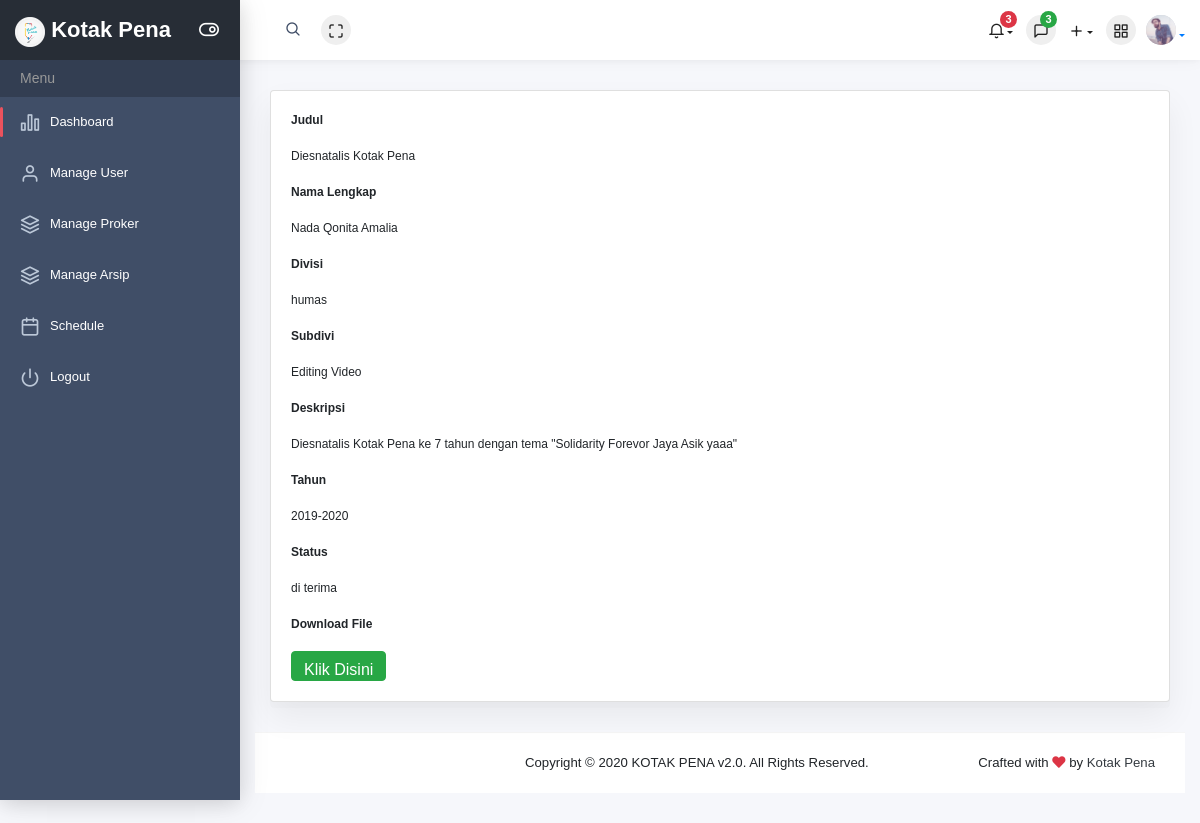
/detailproker.php?id=1 (signed in), run on the app's committed database.
### tables this page shows
CREATE TABLE `proker` (
  `proker_id` int(11) NOT NULL,
  `user_id` int(11) NOT NULL,
  `judul_proker` varchar(100) NOT NULL,
  `asal_divisi` varchar(100) DEFAULT NULL,
  `asal_subdivisi` varchar(100) DEFAULT NULL,
  `deskripsi` text NOT NULL,
  `tahun` varchar(15) DEFAULT NULL,
  `status` enum('di terima','tidak diterima','proses') DEFAULT NULL,
  `file` varchar(255) NOT NULL
);

CREATE TABLE `tbuser` (
  `user_id` int(11) NOT NULL,
  `nama_lengkap` varchar(100) NOT NULL,
  `jabatan` varchar(20) NOT NULL,
  `email` varchar(30) NOT NULL,
  `level` enum('superadmin','pengurus') NOT NULL,
  `password` varchar(15) NOT NULL,
  `username` varchar(10) NOT NULL,
  `no_hp` varchar(15) NOT NULL,
  `status` enum('aktif','tidak aktif') DEFAULT NULL,
  `periode_jabatan` varchar(15) DEFAULT NULL
);

### detailproker.php (the view, shortened to what this page needs)
<?php
    include('koneksi/koneksi.php');
    if (@$_SESSION['level']=='pengurus') {
        echo "<script>window.location='dashboard_pengurus.php'</script>";
    }
    else if (@$_SESSION['level']=='superadmin') {
        include('header.php');
?>
                <div class="main-content">
                    <div class="container-fluid">
                    <div class="card">
                        <div class="card-body">
                            <table width="100%">
                            <?php
                                $id = @$_GET['id'];
                                $get = mysqli_query($koneksi,"SELECT *,proker.status as statusprok FROM proker JOIN tbuser ON proker.user_id=tbuser.user_id where proker_id='$id'");
                                $ambil = mysqli_fetch_assoc($get);
                                ?>
                                <tr>
                                    <th>Judul</th>
                                </tr>
                                <tr>
                                <td>&nbsp;</td>
                                </tr>
                                <tr>
                                    <td><?php echo $ambil['judul_proker']; ?></td>
                                </tr>
                                <tr>
                                <td>&nbsp;</td>
                                </tr>
                                <tr>
                                    <th>Nama Lengkap</th>
                                </tr>
                                <tr>
                                <td>&nbsp;</td>
                                </tr>
                                <tr>
                                    <td><?php echo $ambil['nama_lengkap']; ?></td>
                                </tr>
                                <tr>
                                <td>&nbsp;</td>
                                </tr>
                                <tr>
                                    <th>Divisi</th>
                                </tr>
                                <tr>
                                <td>&nbsp;</td>
                                </tr>
                                <tr>
                                    <td><?php echo $ambil['asal_divisi']; ?></td>
                                </tr>
                                <tr>
                                <td>&nbsp;</td>
                                </tr>
                                <tr>
                                    <th>Subdivi</th>
                                </tr>
                                <tr>
                                <td>&nbsp;</td>
                                </tr>
                                <tr>
                                    <td><?php echo $ambil['asal_subdivisi']; ?></td>
                                </tr>
                                <tr>
                                <td>&nbsp;</td>
                                </tr>
                                <tr>
                                    <th>Deskripsi</th>
                                </tr>
                                <tr>
                                <td>&nbsp;</td>
                                </tr>
                                <tr>
                                    <td><?php echo $ambil['deskripsi']; ?></td>
                                </tr>
                                <tr>
                                <td>&nbsp;</td>
                                </tr>
                                <tr>
                                    <th>Tahun</th>
                                </tr>
                                <tr>
                                <td>&nbsp;</td>
                                </tr>
                                <tr>
                                    <td><?php echo $ambil['tahun']; ?></td>
                                </tr>
                                <tr>
                                <td>&nbsp;</td>
                                </tr>
                                <tr>
                                    <th>Status</th>
                                </tr>
                                <tr>
                                <td>&nbsp;</td>
                                </tr>
                                <tr>
                                    <td><?php echo $ambil['statusprok']; ?></td>
                                </tr>
                                <tr>
                                <td>&nbsp;</td>
                                </tr>
                                <tr>
                                    <th>Download File</th>
                                </tr>
                                <tr>
                                <td>&nbsp;</td>
                                </tr>
                                <tr>
                                    <td><a href="pengajuan proker/<?php echo $ambil['file']; ?>" class="btn btn-success" class="btn btn-success" download>Klik Disini</a></td>
                                </tr>
                            </table>
                        </div>
                    </div>
                </div>
<?php
include('footer.php');}
     else{
        echo "<script>window.alert('Anda Bukan Superadmin');window.location='index.php';</script>";
    }
?>

### header.php (style rules this page uses)
body { margin-top: 50px; font-size: 12px; font-family: "Lucida Grande", Helvetica, Arial, Verdana, sans-serif; }

### data on the page
proker: judul_proker "Diesnatalis Kotak Pena", user.nama_lengkap "Nada Qonita Amalia", asal_divisi "humas", asal_subdivisi "Editing Video", deskripsi "Diesnatalis Kotak Pena ke 7 tahun dengan tema \"Solidarity Forevor Jaya Asik yaaa\"", tahun "2019-2020", status "di terima"
